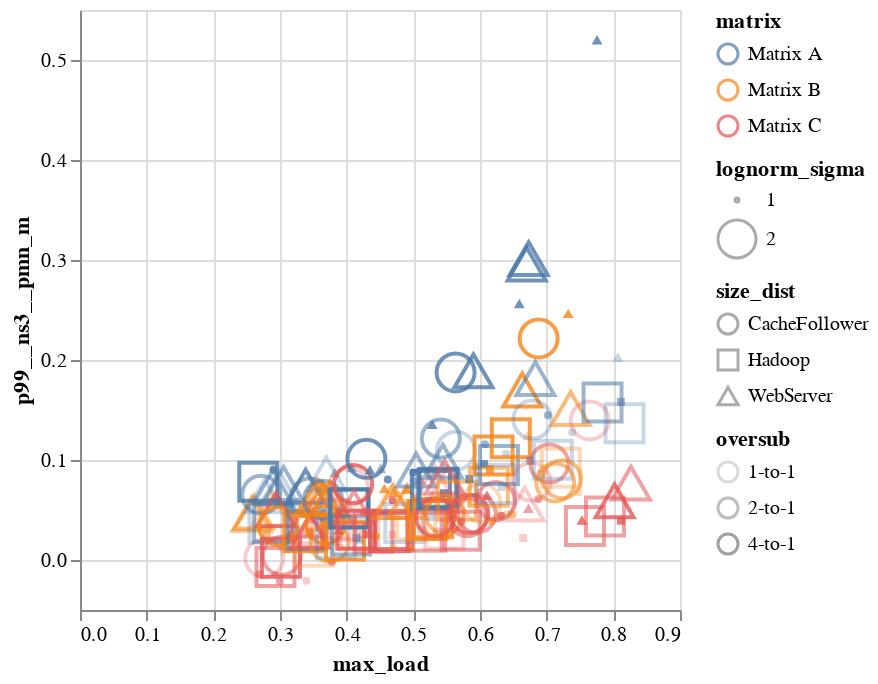

The notebook cell this image was saved under:
### Markdown cell above
## Scratch

### Code cell
alt.Chart(records).mark_point().encode(
    x=alt.X('max_load:Q'),
    y=alt.Y('p99__ns3__pmn_m:Q'),
    color=alt.Color('matrix:N'),
    shape=alt.Shape('size_dist:N'),
    size=alt.Size('lognorm_sigma:N'),
    opacity=alt.Opacity('oversub:N'),
    tooltip='id:N'
)

### Figure 1 — Vega-Lite specification as saved in the notebook (floating-point values rounded to 4 significant figures; data arrays with more than 128 entries replaced by an {"elided": "..."} marker saying what was removed)
{"config": {"view": {"continuousWidth": 300, "continuousHeight": 300}}, "data": {"name": "data-137eaf57d6c333ae5579596523b7af22"}, "mark": {"type": "point"}, "encoding": {"color": {"field": "matrix", "type": "nominal"}, "opacity": {"field": "oversub", "type": "nominal"}, "shape": {"field": "size_dist", "type": "nominal"}, "size": {"field": "lognorm_sigma", "type": "nominal"}, "tooltip": {"field": "id", "type": "nominal"}, "x": {"field": "max_load", "type": "quantitative"}, "y": {"field": "p99__ns3__pmn_m", "type": "quantitative"}}, "$schema": "https://vega.github.io/schema/vega-lite/v5.15.1.json", "datasets": {"data-137eaf57d6c333ae5579596523b7af22": {"elided": "192 records"}}}
